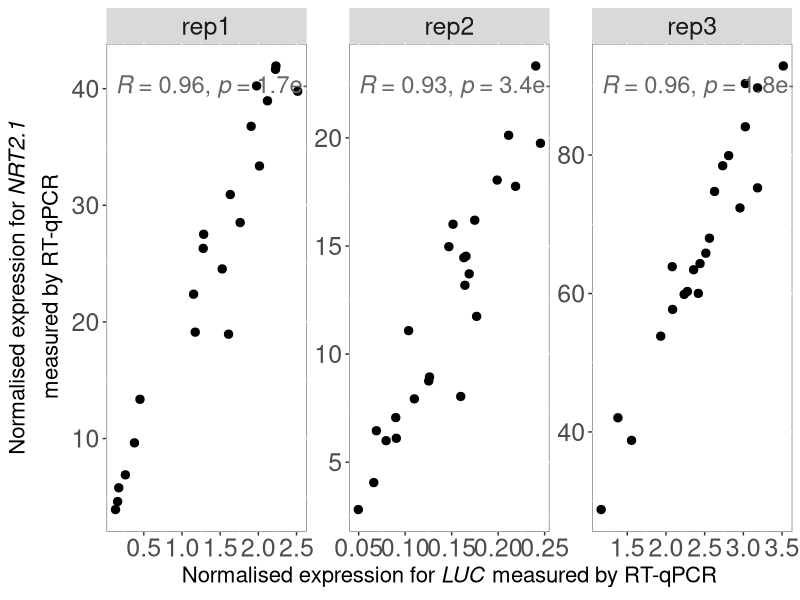
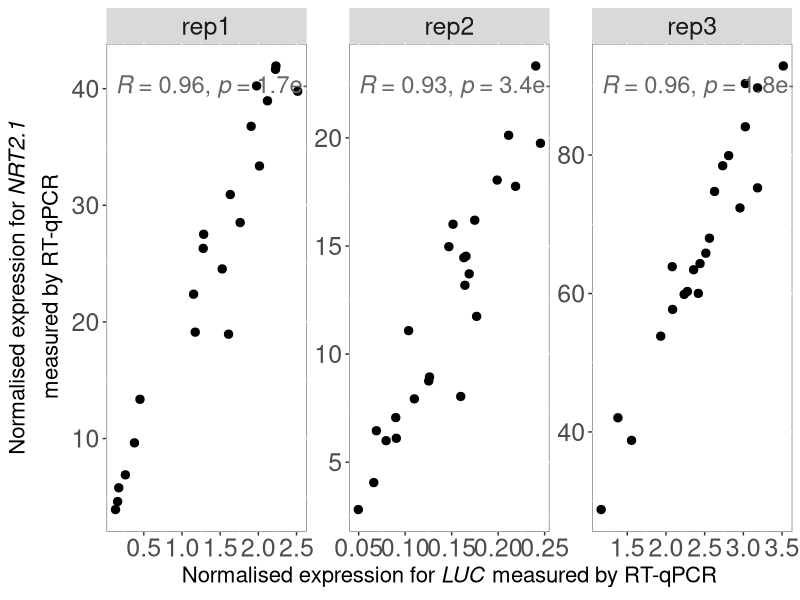

The R source for these figures, in order:
## ---- chunk 1
knitr::opts_chunk$set(echo = TRUE)
## ---- chunk 2
library(tidyverse)
library(ggpubr)
## ---- chunk 3


AR1277_plate1 <- read_tsv("AR1277_RTqPCR_luc_1mM_plate1.txt") %>% 
  mutate(expt="rep1" , plate="plate1")

AR1277_plate2 <- read_tsv("AR1277_RTqPCR_luc_1mM_plate2.txt") %>% 
  mutate(expt="rep1" , plate="plate2")

AR1277_plate3 <- read_tsv("AR1277_RTqPCR_luc_1mM_plate3.txt") %>% 
  mutate(expt="rep1" , plate="plate3")

AV32 <- read_tsv("AV32_20240319_RT_NRT21_vs_LUC.txt") %>% 
  mutate(expt="rep2" , plate="plate1")

SC73 <- read_tsv("20250808_SC73_RTqPCR.txt") %>% 
  mutate(expt="rep3" , plate="plate1")

RTqPCR_allPlates  <- bind_rows(AR1277_plate1, AR1277_plate2, AR1277_plate3, AV32, SC73)

## ---- chunk 4
library(ggtext)

group_by(RTqPCR_allPlates,expt, plate, Primer, Name) %>% 
  summarise(MeanCp=mean(Cp, na.rm = TRUE)) %>% 
  pivot_wider(names_from = Primer, values_from = MeanCp) %>% 
  select(-HVG, -LVG) %>% 
  rowwise() %>% 
  mutate(MeanControls=mean(c( UBQ10), na.rm = TRUE)) %>% 
  mutate_at(c( "LUC", "NRT2.1"), funs(PercControl=(2^(-(.-MeanControls))*100))) %>% 
  ggplot(aes(x=LUC_PercControl, y=NRT2.1_PercControl)) +
  geom_point(size=2.5) +
  xlab(expression(paste("Normalised expression for ",italic("LUC"), " measured by RT-qPCR"))) +
  ylab(expression(atop(paste("Normalised expression for ",italic("NRT2.1")), "measured by RT-qPCR"))) +
  stat_cor(size=6, col="gray40") +
  facet_wrap(.~expt, scales = "free") +
  theme(legend.text=element_text(size=16),legend.title = element_text(size=16, face="bold"), 
        axis.text=element_text(size=18), axis.title=element_text(size=16),
        plot.title = element_text(size=20,face="bold"),
        panel.background = element_rect(fill = "white", colour = "grey50"),
        legend.position = "none", strip.text.x = element_text(size = 18))


ggsave("Correlation_NRT2.1_LUC_3reps.jpg", height = 3.8, width = 9.5)
